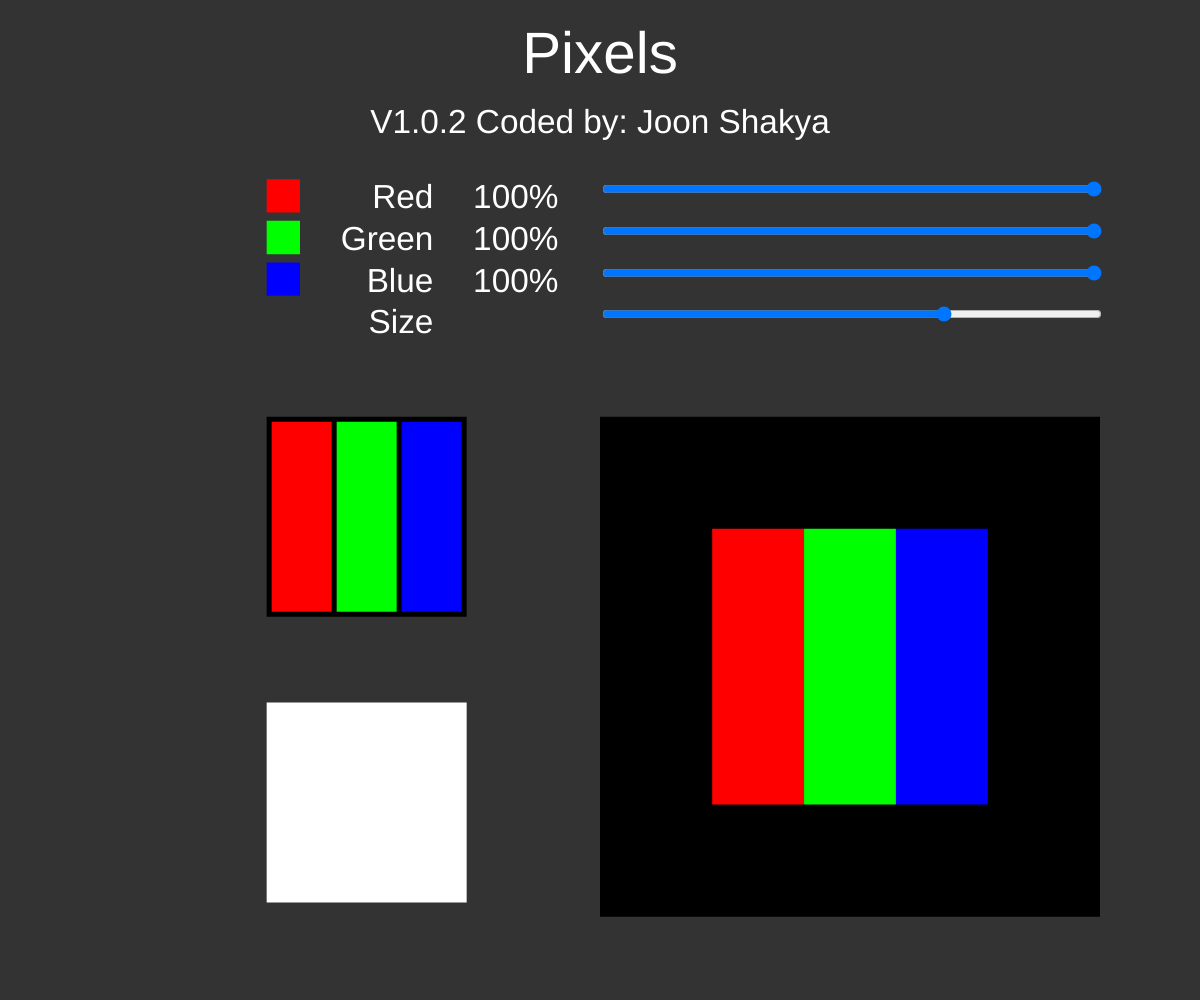
Frame 1 (no input)
Frame 60 (no input): identical to frame 1, image omitted
Frame 120 (the mouse pressed at the canvas centre since frame 60): identical to frame 1, image omitted

The p5.js sketch that drew this single still picture (run headless with seeded random() and noise() and a simulated clock; from frame 60 on, the mouse is pressed at the canvas centre):

// p5.js sketch
// ── sketch.js
let rColorSlider;
let gColorSlider;
let bColorSlider;
let pxWSlider;
let pxTotalN;
var landS;
var refPxLen;
var pxTotalCanvas;
var pxGap;

function setup() {
  createCanvas(windowWidth, windowHeight);

  rColorSlider = createSlider(0, 100, 100, 1);
  gColorSlider = createSlider(0, 100, 100, 1);
  bColorSlider = createSlider(0, 100, 100, 1);
  pxLenSlider = createSlider(0.39, 2, 1.5, .01);

  if (width > 1.125 * height) {
    landS = true;
    refPxLen = height / 5;
    txtStd = height / 24;
    pxTotalCanvas = height / 2;

    rColorSlider.style('width', pxTotalCanvas + 'px');
    rColorSlider.position(width / 2, txtStd * 4.3);
    gColorSlider.style('width', pxTotalCanvas + 'px');
    gColorSlider.position(width / 2, txtStd * 5.3);
    bColorSlider.style('width', pxTotalCanvas + 'px');
    bColorSlider.position(width / 2, txtStd * 6.3);
    pxLenSlider.style('width', pxTotalCanvas + 'px');
    pxLenSlider.position(width / 2, txtStd * 7.3);

  } else if (height > 2.07 * width) {
    refPxLen = width / 5;
    txtStd = width / 15;
    pxTotalCanvas = width - txtStd * 2;
    offset = 0;

    rColorSlider.style('width', width - txtStd * 2 + 'px');
    rColorSlider.position(txtStd, txtStd * 4.8);
    gColorSlider.style('width', width - txtStd * 2 + 'px');
    gColorSlider.position(txtStd, txtStd * 6.8);
    bColorSlider.style('width', width - txtStd * 2 + 'px');
    bColorSlider.position(txtStd, txtStd * 8.8);
    pxLenSlider.style('width', width - txtStd * 2 + 'px');
    pxLenSlider.position(txtStd, txtStd * 10.8);
  } else {
    refPxLen = height * .09;
    txtStd = height * .032;
    pxTotalCanvas = height * .481 - txtStd * 2;
    offset = (width - height * .481) / 2;

    rColorSlider.style('width', width - txtStd * 2 - offset + 'px');
    rColorSlider.position(txtStd + offset / 2, txtStd * 4.8);
    gColorSlider.style('width', width - txtStd * 2 - offset + 'px');
    gColorSlider.position(txtStd + offset / 2, txtStd * 6.8);
    bColorSlider.style('width', width - txtStd * 2 - offset + 'px');
    bColorSlider.position(txtStd + offset / 2, txtStd * 8.8);
    pxLenSlider.style('width', width - txtStd * 2 - offset + 'px');
    pxLenSlider.position(txtStd + offset / 2, txtStd * 10.8);
  }

  textAlign(RIGHT);
  noStroke();
}

function draw() {
  background(51);

  rColor = rColorSlider.value() * 2.55;
  gColor = gColorSlider.value() * 2.55;
  bColor = bColorSlider.value() * 2.55;
  pxLen = (pxLenSlider.value() * pxLenSlider.value()) / 4 * pxTotalCanvas;
  // pxLen = map(pxLenSlider.value(), 0, 2, 9, pxTotalCanvas);
  pxGap = pxLen * .01;
  if (width > 1.125 * height) {
    push();
    fill(255);
    textAlign(CENTER);
    textSize(txtStd * 1.4);
    text("Pixels", width / 2, txtStd * 1.75);
    textSize(txtStd * 0.8);
    text("V1.0.2 Coded by: Joon Shakya", width / 2, txtStd * 3.2);
    translate(width / 2 - txtStd * 4, txtStd * 5);
    textAlign(RIGHT);
    text("Red", 0, 0);
    text("Green", 0, txtStd * 1);
    text("Blue", 0, txtStd * 2);
    fill(255, 0, 0);
    rect(-txtStd * 4, txtStd * -0.7, txtStd * .8, txtStd * .8);
    fill(0, 255, 0);
    rect(-txtStd * 4, txtStd * 0.3, txtStd * .8, txtStd * .8);
    fill(0, 0, 255);
    rect(-txtStd * 4, txtStd * 1.3, txtStd * .8, txtStd * .8);
    fill(255);
    text(rColorSlider.value() + "%", txtStd * 3, 0);
    text(gColorSlider.value() + "%", txtStd * 3, txtStd * 1);
    text(bColorSlider.value() + "%", txtStd * 3, txtStd * 2);
    text("Size", 0, txtStd * 3);
    pop();

    push();
    translate(width / 2 - height / 3, pxTotalCanvas - txtStd * 2);
    fill(0);
    rect(0, 0, refPxLen, refPxLen);
    showPixel(rColor, gColor, bColor, refPxLen, 5, 5);
    translate(0, height / 3.5);
    fill(rColor, gColor, bColor);
    rect(0, 0, refPxLen, refPxLen);
    pop();
    pxTotalN = pxTotalCanvas / pxLen - 1;
    pxTotalN = pxTotalN - pxTotalN % 2 + 1;
    transX = (pxTotalCanvas - (pxLen * pxTotalN)) / 2;
    transY = (pxTotalCanvas - (pxLen * pxTotalN)) / 2;
    push();
    translate(width * 3 / 4 - width / 4, pxTotalCanvas - txtStd * 2);
    fill(0);
    rect(0, 0, pxTotalCanvas, pxTotalCanvas);
    translate(transX, transY);
    for (x = 0; x < pxTotalN; x++) {
      push();
      for (y = 0; y < pxTotalN; y++) {
        showPixel(rColor, gColor, bColor, pxLen, 0, pxGap);
        translate(0, pxLen);
      }
      pop();
      translate(pxLen, 0);
    }
    pop();

  } else {

    push();
    fill(255);
    textAlign(CENTER);
    textSize(txtStd * 1.4);
    text("Pixels", width / 2, txtStd * 1.75);
    textSize(txtStd * 0.8);
    text("V 1.0.2 Coded by: Joon Shakya", width / 2, txtStd * 3.2);
    translate(width / 3, txtStd * 5);
    textAlign(RIGHT);
    text("Red", 0, 0);
    text("Green", 0, txtStd * 2);
    text("Blue", 0, txtStd * 4);
    fill(255, 0, 0);
    rect(-txtStd * 4, txtStd * -0.7, txtStd * .8, txtStd * .8);
    fill(0, 255, 0);
    rect(-txtStd * 4, txtStd * 1.3, txtStd * .8, txtStd * .8);
    fill(0, 0, 255);
    rect(-txtStd * 4, txtStd * 3.3, txtStd * .8, txtStd * .8);
    fill(255);
    text(rColorSlider.value() + "%", txtStd * 3, 0);
    text(gColorSlider.value() + "%", txtStd * 3, txtStd * 2);
    text(bColorSlider.value() + "%", txtStd * 3, txtStd * 4);
    text("Size", 0, txtStd * 6);
    pop();

    push();
    translate(width / 2 + offset - (width / 2 - txtStd), pxTotalCanvas);
    fill(0);
    rect(0, 0, refPxLen, refPxLen);
    showPixel(rColor, gColor, bColor, refPxLen, 5, 5);
    push();
    translate(width - refPxLen - txtStd * 2 - offset * 2, 0);
    fill(rColor, gColor, bColor);
    rect(0, 0, refPxLen, refPxLen);
    pop();
    pxTotalN = pxTotalCanvas / pxLen - 1;
    pxTotalN = pxTotalN - pxTotalN % 2 + 1;
    transX = (pxTotalCanvas - (pxLen * pxTotalN)) / 2;
    transY = (pxTotalCanvas - (pxLen * pxTotalN)) / 2;
    translate(0, refPxLen + txtStd);
    fill(0);
    rect(0, 0, pxTotalCanvas, pxTotalCanvas);
    translate(transX, transY);
    for (x = 0; x < pxTotalN; x++) {
      push();
      for (y = 0; y < pxTotalN; y++) {
        showPixel(rColor, gColor, bColor, pxLen, 0, pxGap);
        translate(0, pxLen);
      }
      pop();
      translate(pxLen, 0);
    }
    pop();
  }
  // end of draw()
}


function showPixel(r, g, b, len, inGap, outGap) {
  pWidth = (len - inGap * 2 - outGap * 2) / 3;
  pHeight = len - outGap * 2;
  fill(r, 0, 0);
  rect(outGap, outGap, pWidth, pHeight);
  fill(0, g, 0);
  rect(pWidth + inGap + outGap, outGap, pWidth, pHeight);
  fill(0, 0, b);
  rect(outGap + 2 * inGap + 2 * pWidth, outGap, pWidth, pHeight);
}
